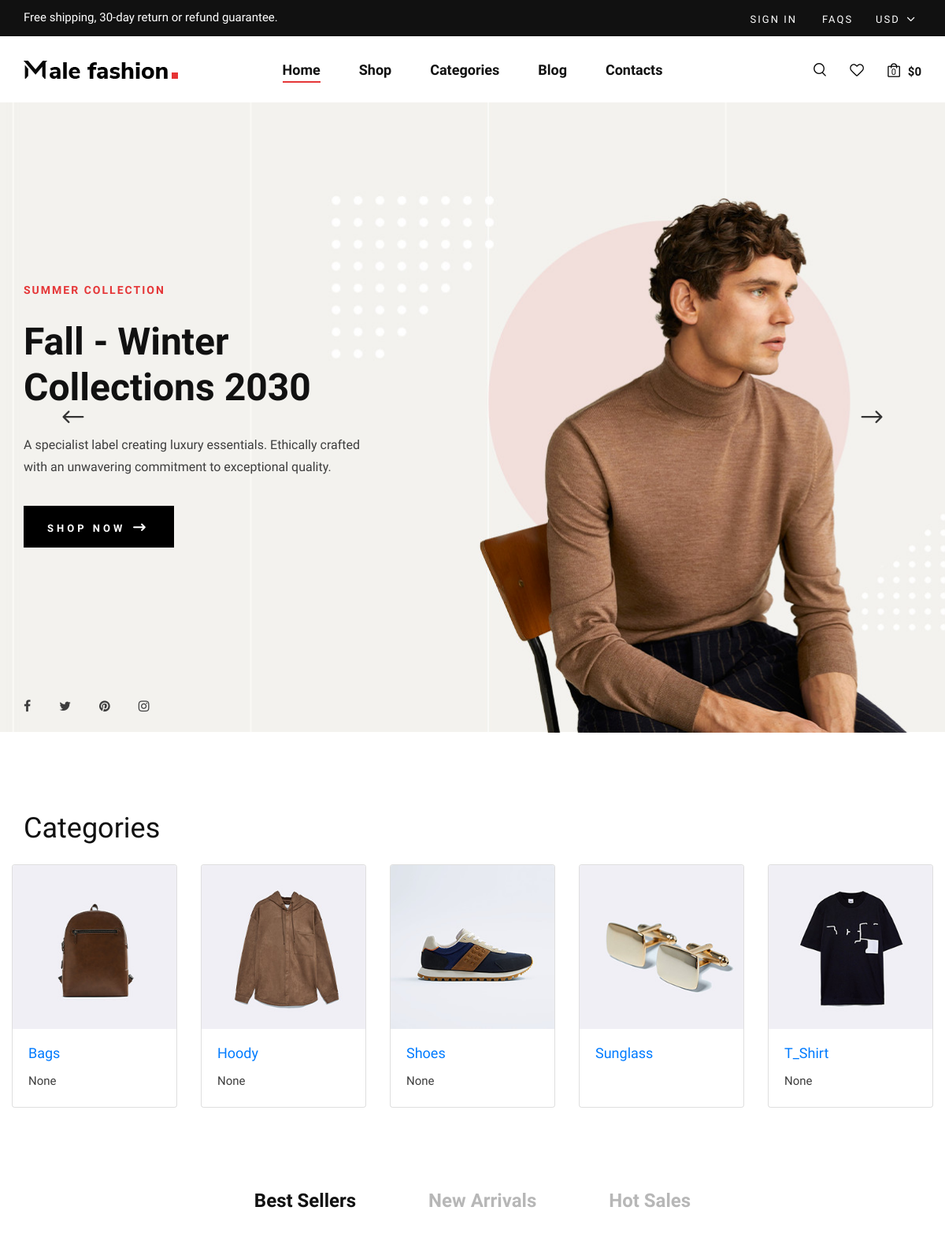
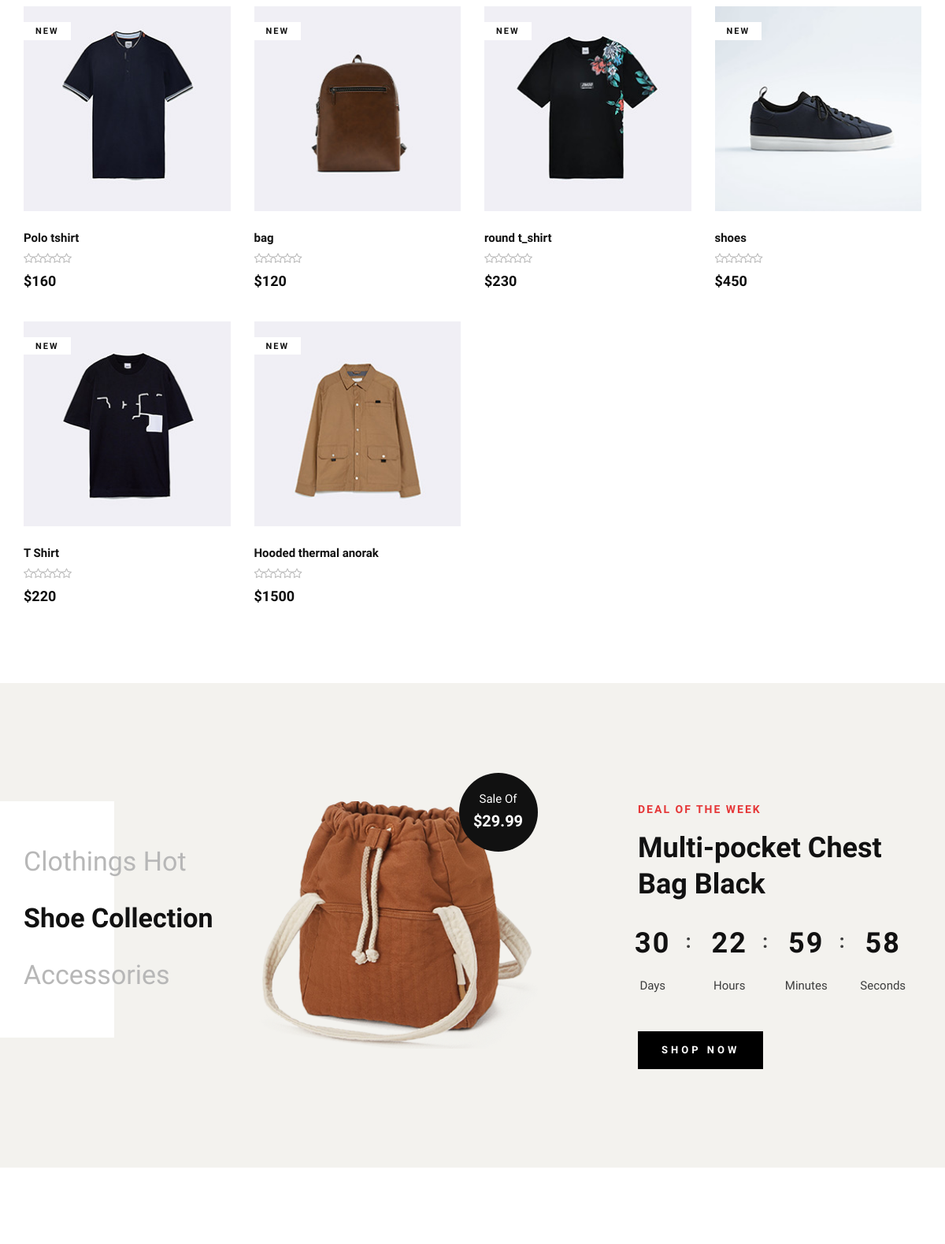
The page / (upper part) on the database its author committed (2 pictures, top to bottom).
### category/models.py (models this page shows)
class Category(models.Model):
    category_name = models.CharField(unique=True, max_length=50)
    slug = models.SlugField(unique=True, max_length=100)
    image = models.ImageField( upload_to='cat_img' , blank=True)
    clas = models.CharField(max_length=50 ,blank=True ,null=True)
    description = models.TextField(max_length=10000,blank=True ,null=True)
    class Meta:
        verbose_name = 'category'
        verbose_name_plural = 'categories'
    def get_url(self):
        return reverse('product_by_category',args=[self.slug])
    def __str__(self):
        return str(self.category_name)

### store/models.py (models this page shows)
class Product(models.Model):
    name = models.CharField( max_length=50 , unique=True)
    slug = models.SlugField(max_length=50 , unique=True)
    description = models.TextField( max_length=2000 , blank=True)
    products_infomation = models.TextField(max_length=10000 ,  blank=True)
    material_used = models.TextField(max_length=10000 ,  blank=True)
    image = models.ImageField( upload_to='product_img')
    price = models.IntegerField()
    discount = models.IntegerField(default=0)
    stock = models.IntegerField()
    is_available = models.BooleanField(default=True)
    tags = TaggableManager()
    category = models.ForeignKey("category.Category",related_name=("product"), verbose_name=("category product"), on_delete=models.CASCADE)
    created_at = models.DateTimeField(auto_now_add=True)
    modified_date = models.DateField( auto_now=True)
    def get_absolute_url(self):
        return reverse("product_detail", args=[self.category.slug ,self.slug])
    def __str__(self):
        return self.name

### project/views.py (the view)
# urls.py: 2. Add a URL to urlpatterns:  path('', views.home, name='home')
def home(request):
    products = Product.objects.all().filter(is_available=True).order_by('-created_at')[:12]
    context = {
        'products':products,
    }
    return render(request,'home.html' , context)

### cart/cart_context.py (called while the page is built)
def counter(request):
    cart_count = 0
    total = 0
    if 'admin' in request.path:
        return{}
    else :
        try :
            cart = Cart.objects.filter(cart_id=_cart_id(request))
            cart_items = CartItem.objects.all().filter(cart=cart[:1])
            for cart_item in cart_items:
                total += (cart_item.product.price * cart_item.quantity)
                cart_count+=cart_item.quantity
        except Cart.DoesNotExist:
            cart_count=0
    return dict(cart_count=cart_count,total=total)

### cart/views.py (called while the page is built)
def _cart_id(request):
    cart = request.session.session_key
    if not cart:
        cart = request.session.create()
    return cart

### category/category_context.py (called while the page is built)
def menu_links(request):
    links = Category.objects.all().annotate(products_count=Count('product'))[:10]
    return dict(links=links)

### templates/home.html (shortened to what this page needs)
{% extends "base.html" %}
{% load static %}
{% block content %}
<section class="hero">
    <div class="hero__slider owl-carousel">
        <div class="hero__items set-bg" data-setbg="{% static 'img/hero/hero-1.jpg'%}">
            <div class="container">
                <div class="row">
                    <div class="col-xl-5 col-lg-7 col-md-8">
                        <div class="hero__text">
                            <h6>Summer Collection</h6>
                            <h2>Fall - Winter Collections 2030</h2>
                            <p>A specialist label creating luxury essentials. Ethically crafted with an unwavering
                                commitment to exceptional quality.</p>
                            <a href="#" class="primary-btn">Shop now <span class="arrow_right"></span></a>
                            <div class="hero__social">
                                <a href="#"><i class="fa fa-facebook"></i></a>
                                <a href="#"><i class="fa fa-twitter"></i></a>
                                <a href="#"><i class="fa fa-pinterest"></i></a>
                                <a href="#"><i class="fa fa-instagram"></i></a>
                            </div>
                        </div>
                    </div>
                </div>
            </div>
        </div>
    </div>
</section>
<section class="banner spad">
    <div class="container">
        <h2>Categories</h2><br>
        <div class="row">
            <div class="card-deck">
                {% for category in links %}
                <div class="card">
                    {% if category.image %}
                    <img class="card-img-top" src="{{category.image.url}}" alt="Card image cap">
                    {% endif %}
                    <div class="card-body">
                        <h5 class="card-title"><a href="{{category.get_url}}">{{category}}</a></h5>
                        <p class="card-text">{{category.description}}</p>
                    </div>
                </div>
                {% endfor %}
            </div>
        </div>
    </div>
</section>
<section class="product spad">
    <div class="container">
        <div class="row">
            <div class="col-lg-12">
                <ul class="filter__controls">
                    <li class="active" data-filter="*">Best Sellers</li>
                    <li data-filter=".new-arrivals">New Arrivals</li>
                    <li data-filter=".hot-sales">Hot Sales</li>
                </ul>
            </div>
        </div>
        <div class="row product__filter">
            {% for product in products %}
            <div class="col-lg-3 col-md-6 col-sm-6 col-md-6 col-sm-6 mix new-arrivals">
                <div class="product__item">
                    <div class="product__item__pic set-bg" data-setbg="{{product.image.url}}">
                        <span class="label">New</span>
                    </div>
                    <div class="product__item__text">
                        <h6>{{product}}</h6>
                        <div class="rating">
                            <i class="fa fa-star-o"></i>
                            <i class="fa fa-star-o"></i>
                            <i class="fa fa-star-o"></i>
                            <i class="fa fa-star-o"></i>
                            <i class="fa fa-star-o"></i>
                        </div>
                        <h5>${{product.price}}</h5>
                    </div>
                </div>
            </div>
            {% endfor %}
        </div>
    </div>
</section>
<section class="categories spad">
    <div class="container">
        <div class="row">
            <div class="col-lg-3">
                <div class="categories__text">
                    <h2>Clothings Hot <br /> <span>Shoe Collection</span> <br /> Accessories</h2>
                </div>
            </div>
            <div class="col-lg-4">
                <div class="categories__hot__deal">
                    <img src="img/product-sale.png" alt="">
                    <div class="hot__deal__sticker">
                        <span>Sale Of</span>
                        <h5>$29.99</h5>
                    </div>
                </div>
            </div>
            <div class="col-lg-4 offset-lg-1">
                <div class="categories__deal__countdown">
                    <span>Deal Of The Week</span>
                    <h2>Multi-pocket Chest Bag Black</h2>
                    <div class="categories__deal__countdown__timer" id="countdown">
                    </div>
                    <a href="#" class="primary-btn">Shop now</a>
                </div>
            </div>
        </div>
    </div>
</section>
<section class="instagram spad">
</section>
{% endblock content %}

### rows shown on the page
Category: image (picture), category_name "Bags", description "None"
Category: image (picture), category_name "Hoody", description "None"
Category: image (picture), category_name "Shoes", description "None"
Category: image (picture), category_name "Sunglass"
Category: image (picture), category_name "T_Shirt", description "None"
Product: shows a picture, name "Polo tshirt", price "160"
Product: shows a picture, name "bag", price "120"
Product: shows a picture, name "round t_shirt", price "230"
Product: shows a picture, name "shoes", price "450"
Product: shows a picture, name "T Shirt", price "220"
Product: shows a picture, name "Hooded thermal anorak", price "1500"

### other values the page prints
{{ cart_count }} "0"
{{ total }} "0"
